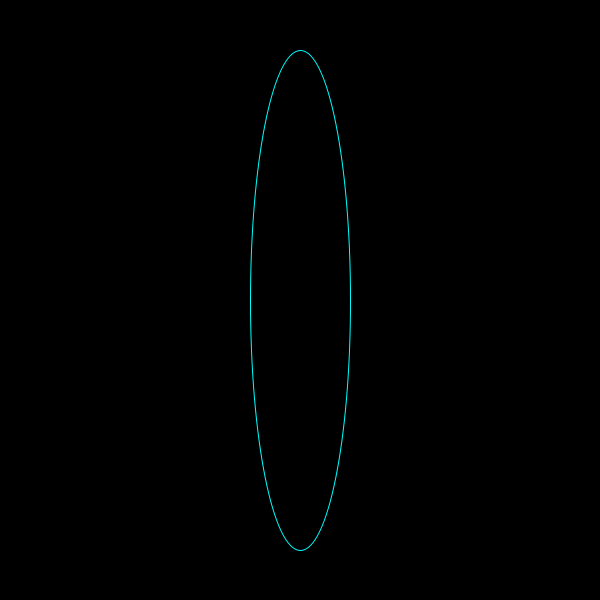
Frame 1 (no input)
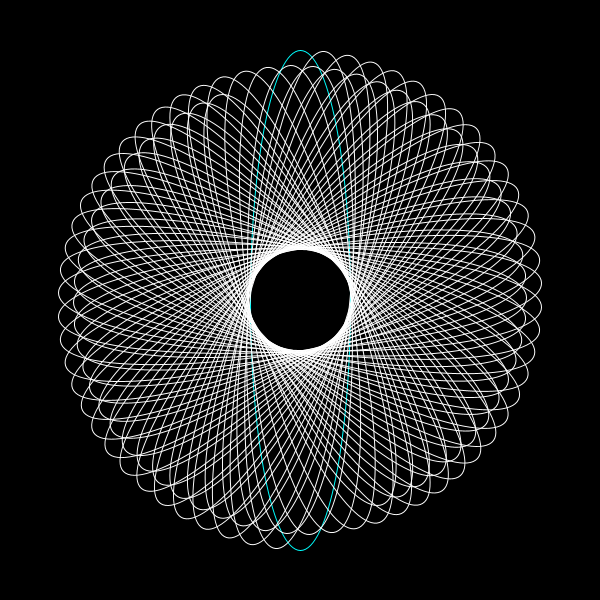
Frame 60 (the mouse pressed at the canvas centre just before this capture)
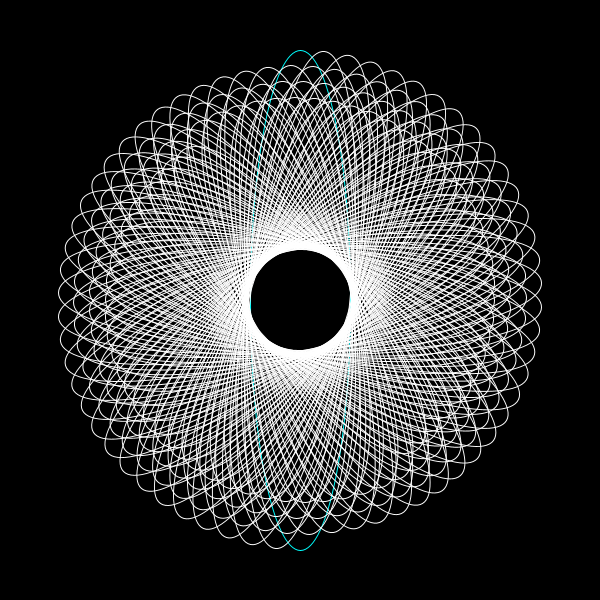
Frame 120 (the mouse held since frame 60 and released just before this capture)

The Processing sketch that drew these frames (run headless with seeded random() and noise(); from frame 60 on, the mouse is pressed at the canvas centre):

// Processing sketch: SunDragon
// ── SunDragon.pde
float r, s;

void setup(){
 size(600, 600);
 background(0);
 fill(255);
 noFill();
 stroke(0);
 r = 0;
 s = 500;
}

void draw(){ 
  stroke(s/0.1*r, 100+s,s - r - 50);
 if(s>0) {
  translate(width/2, height/2);
  rotate(r);
  ellipse(0, 0, 100+r, s);
  r+=0.1;
  s--;
 }
}
